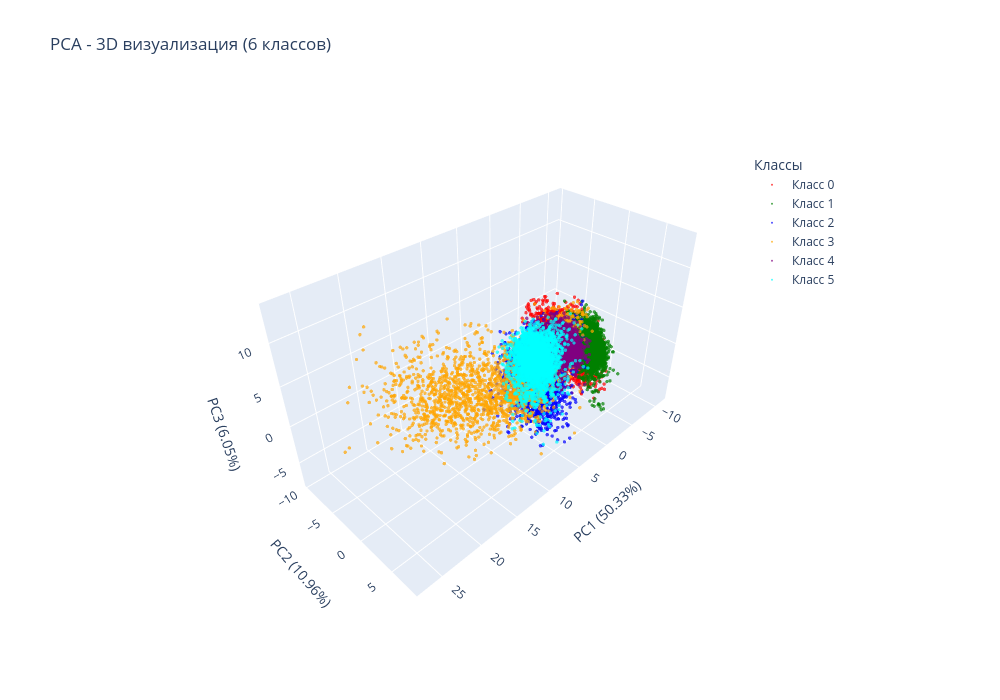
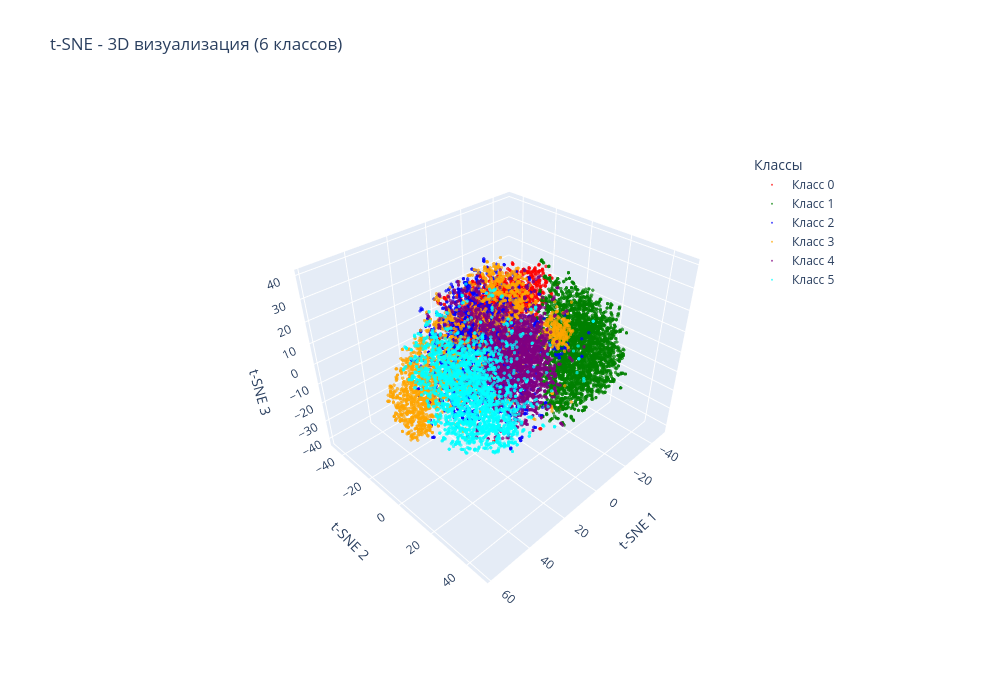

The notebook cell saved with these charts, in order:
### Code cell
num_of_features = len(file["optimal_features"])
num_of_features = 50
features = file["optimal_features"][:num_of_features]
new_X = X[features]

# Масштабирование данных (важно для PCA и t-SNE)
scaler = StandardScaler()
X_scaled = scaler.fit_transform(new_X)

print(f"Размерность данных: {X_scaled.shape}")
print(f"Уникальные классы: {np.unique(y)}")

# Определяем количество уникальных классов
unique_classes = np.unique(y)
n_classes = len(unique_classes)


colors = ['red', 'green', 'blue', 'orange', 'purple', 'cyan', 'magenta', 'yellow', 'brown', 'pink']

# PCA
pca = PCA(n_components=3)
X_pca = pca.fit_transform(X_scaled)
print(f"PCA завершен. Объясненная дисперсия: {pca.explained_variance_ratio_.sum():.3f}")

# t-SNE
tsne = TSNE(n_components=3, random_state=42, perplexity=30, n_iter=1000)
X_tsne = tsne.fit_transform(X_scaled)
print("t-SNE завершен")

# Функция для создания 3D графика
def create_3d_plot(X_transformed, y, method_name, colors_list, feature_names=None):
    fig = go.Figure()
    
    # Для каждого класса создаем отдельный trace
    for i, class_val in enumerate(unique_classes):
        # Получаем индексы текущего класса
        class_indices = y == class_val
        
        fig.add_trace(go.Scatter3d(
            x=X_transformed[class_indices, 0],
            y=X_transformed[class_indices, 1],
            z=X_transformed[class_indices, 2],
            mode='markers',
            marker=dict(
                size=2,
                color=colors_list[i % len(colors_list)],
                opacity=0.7,
                line=dict(width=0)
            ),
            name=f'Класс {class_val}'
        ))
    
    # Настройка осей
    if feature_names:
        x_title, y_title, z_title = feature_names
    else:
        x_title, y_title, z_title = 'PC1', 'PC2', 'PC3'
    
    fig.update_layout(
        title=f'{method_name} - 3D визуализация ({n_classes} классов)',
        scene=dict(
            xaxis_title=x_title,
            yaxis_title=y_title,
            zaxis_title=z_title,
            camera=dict(
                eye=dict(x=1.5, y=1.5, z=1.5)
            )
        ),
        legend=dict(
            title='Классы',
            x=0.8,
            y=0.9,
            bgcolor='rgba(255, 255, 255, 0.8)'
        ),
        width=1000,
        height=700,
        hovermode='closest'
    )
    
    return fig

# Создаем графики
fig_pca = create_3d_plot(
    X_pca, 
    y, 
    'PCA', 
    colors, 
    feature_names=[f'PC1 ({pca.explained_variance_ratio_[0]:.2%})', 
                   f'PC2 ({pca.explained_variance_ratio_[1]:.2%})', 
                   f'PC3 ({pca.explained_variance_ratio_[2]:.2%})']
)

fig_tsne = create_3d_plot(
    X_tsne, 
    y, 
    't-SNE', 
    colors, 
    feature_names=['t-SNE 1', 't-SNE 2', 't-SNE 3']
)

fig_pca.show()
fig_tsne.show()

print("\nСтатистика по классам:")
for class_val in unique_classes:
    count = np.sum(y == class_val)
    print(f"Класс {class_val}: {count} samples")

### Figure 1 — Plotly figure (JSON) as saved in the notebook; plotly's stock layout.template omitted (floating-point values rounded to 4 significant figures; data arrays with more than 128 entries replaced by an {"elided": "..."} marker saying what was removed)
{"data": [{"marker": {"color": "red", "line": {"width": 0}, "opacity": 0.7, "size": 2}, "mode": "markers", "name": "Класс 0", "type": "scatter3d", "x": {"elided": "2381 float values"}, "y": {"elided": "2381 float values"}, "z": {"elided": "2381 float values"}}, {"marker": {"color": "green", "line": {"width": 0}, "opacity": 0.7, "size": 2}, "mode": "markers", "name": "Класс 1", "type": "scatter3d", "x": {"elided": "3797 float values"}, "y": {"elided": "3797 float values"}, "z": {"elided": "3797 float values"}}, {"marker": {"color": "blue", "line": {"width": 0}, "opacity": 0.7, "size": 2}, "mode": "markers", "name": "Класс 2", "type": "scatter3d", "x": {"elided": "2572 float values"}, "y": {"elided": "2572 float values"}, "z": {"elided": "2572 float values"}}, {"marker": {"color": "orange", "line": {"width": 0}, "opacity": 0.7, "size": 2}, "mode": "markers", "name": "Класс 3", "type": "scatter3d", "x": {"elided": "2474 float values"}, "y": {"elided": "2474 float values"}, "z": {"elided": "2474 float values"}}, {"marker": {"color": "purple", "line": {"width": 0}, "opacity": 0.7, "size": 2}, "mode": "markers", "name": "Класс 4", "type": "scatter3d", "x": {"elided": "2747 float values"}, "y": {"elided": "2747 float values"}, "z": {"elided": "2747 float values"}}, {"marker": {"color": "cyan", "line": {"width": 0}, "opacity": 0.7, "size": 2}, "mode": "markers", "name": "Класс 5", "type": "scatter3d", "x": {"elided": "2668 float values"}, "y": {"elided": "2668 float values"}, "z": {"elided": "2668 float values"}}], "layout": {"height": 700, "hovermode": "closest", "legend": {"bgcolor": "rgba(255, 255, 255, 0.8)", "title": {"text": "Классы"}, "x": 0.8, "y": 0.9}, "scene": {"camera": {"eye": {"x": 1.5, "y": 1.5, "z": 1.5}}, "xaxis": {"title": {"text": "PC1 (50.33%)"}}, "yaxis": {"title": {"text": "PC2 (10.96%)"}}, "zaxis": {"title": {"text": "PC3 (6.05%)"}}}, "title": {"text": "PCA - 3D визуализация (6 классов)"}, "width": 1000}}

### Figure 2 — Plotly figure (JSON) as saved in the notebook; plotly's stock layout.template omitted (floating-point values rounded to 4 significant figures; data arrays with more than 128 entries replaced by an {"elided": "..."} marker saying what was removed)
{"data": [{"marker": {"color": "red", "line": {"width": 0}, "opacity": 0.7, "size": 2}, "mode": "markers", "name": "Класс 0", "type": "scatter3d", "x": {"elided": "2381 float values"}, "y": {"elided": "2381 float values"}, "z": {"elided": "2381 float values"}}, {"marker": {"color": "green", "line": {"width": 0}, "opacity": 0.7, "size": 2}, "mode": "markers", "name": "Класс 1", "type": "scatter3d", "x": {"elided": "3797 float values"}, "y": {"elided": "3797 float values"}, "z": {"elided": "3797 float values"}}, {"marker": {"color": "blue", "line": {"width": 0}, "opacity": 0.7, "size": 2}, "mode": "markers", "name": "Класс 2", "type": "scatter3d", "x": {"elided": "2572 float values"}, "y": {"elided": "2572 float values"}, "z": {"elided": "2572 float values"}}, {"marker": {"color": "orange", "line": {"width": 0}, "opacity": 0.7, "size": 2}, "mode": "markers", "name": "Класс 3", "type": "scatter3d", "x": {"elided": "2474 float values"}, "y": {"elided": "2474 float values"}, "z": {"elided": "2474 float values"}}, {"marker": {"color": "purple", "line": {"width": 0}, "opacity": 0.7, "size": 2}, "mode": "markers", "name": "Класс 4", "type": "scatter3d", "x": {"elided": "2747 float values"}, "y": {"elided": "2747 float values"}, "z": {"elided": "2747 float values"}}, {"marker": {"color": "cyan", "line": {"width": 0}, "opacity": 0.7, "size": 2}, "mode": "markers", "name": "Класс 5", "type": "scatter3d", "x": {"elided": "2668 float values"}, "y": {"elided": "2668 float values"}, "z": {"elided": "2668 float values"}}], "layout": {"height": 700, "hovermode": "closest", "legend": {"bgcolor": "rgba(255, 255, 255, 0.8)", "title": {"text": "Классы"}, "x": 0.8, "y": 0.9}, "scene": {"camera": {"eye": {"x": 1.5, "y": 1.5, "z": 1.5}}, "xaxis": {"title": {"text": "t-SNE 1"}}, "yaxis": {"title": {"text": "t-SNE 2"}}, "zaxis": {"title": {"text": "t-SNE 3"}}}, "title": {"text": "t-SNE - 3D визуализация (6 классов)"}, "width": 1000}}
